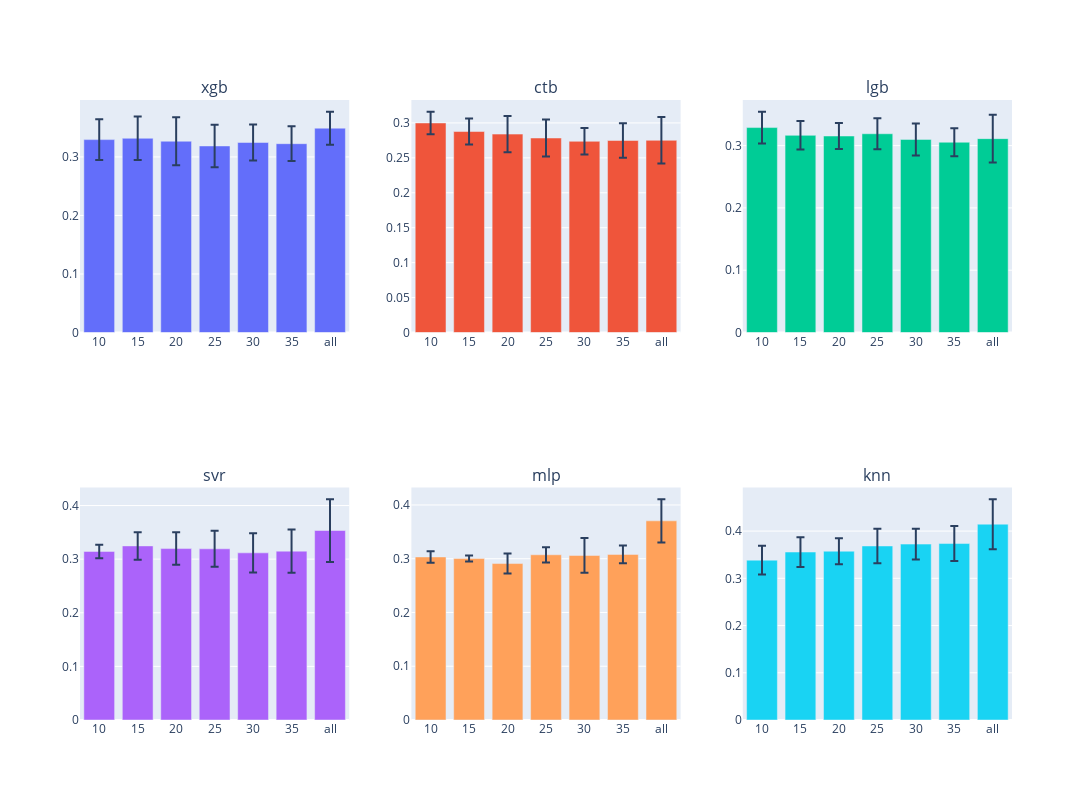

Source (notebook cell):
### Code cell
ft.plot_model_scores(scores, feature_numbers, 3)

### Figure 1 — Plotly figure (JSON) as saved in the notebook; plotly's stock layout.template omitted (floating-point values rounded to 4 significant figures)
{"data": [{"error_y": {"array": [0.03469, 0.03727, 0.04084, 0.03631, 0.03081, 0.02965, 0.02826], "type": "data"}, "name": "xgb", "type": "bar", "x": ["10", "15", "20", "25", "30", "35", "all"], "xaxis": "x", "y": [0.3296, 0.3319, 0.3268, 0.3187, 0.3247, 0.3226, 0.3491], "yaxis": "y"}, {"error_y": {"array": [0.01626, 0.01858, 0.02579, 0.02642, 0.01901, 0.02483, 0.03325], "type": "data"}, "name": "ctb", "type": "bar", "x": ["10", "15", "20", "25", "30", "35", "all"], "xaxis": "x2", "y": [0.2999, 0.2877, 0.284, 0.2784, 0.2737, 0.2749, 0.2751], "yaxis": "y2"}, {"error_y": {"array": [0.0256, 0.02289, 0.02094, 0.02471, 0.02567, 0.02247, 0.03834], "type": "data"}, "name": "lgb", "type": "bar", "x": ["10", "15", "20", "25", "30", "35", "all"], "xaxis": "x3", "y": [0.3289, 0.3164, 0.3154, 0.319, 0.3099, 0.3054, 0.3111], "yaxis": "y3"}, {"error_y": {"array": [0.01256, 0.02565, 0.03038, 0.03353, 0.03651, 0.04031, 0.05854], "type": "data"}, "name": "svr", "type": "bar", "x": ["10", "15", "20", "25", "30", "35", "all"], "xaxis": "x4", "y": [0.3144, 0.3247, 0.3197, 0.3193, 0.3118, 0.3149, 0.3534], "yaxis": "y4"}, {"error_y": {"array": [0.0108, 0.005617, 0.01852, 0.01416, 0.03236, 0.01651, 0.04038], "type": "data"}, "name": "mlp", "type": "bar", "x": ["10", "15", "20", "25", "30", "35", "all"], "xaxis": "x5", "y": [0.3033, 0.3003, 0.291, 0.3073, 0.3061, 0.308, 0.3705], "yaxis": "y5"}, {"error_y": {"array": [0.03042, 0.03154, 0.02763, 0.03648, 0.0327, 0.03714, 0.05303], "type": "data"}, "name": "knn", "type": "bar", "x": ["10", "15", "20", "25", "30", "35", "all"], "xaxis": "x6", "y": [0.3385, 0.3557, 0.3575, 0.3685, 0.3725, 0.3736, 0.4147], "yaxis": "y6"}], "layout": {"annotations": [{"font": {"size": 16}, "showarrow": false, "text": "xgb", "x": 0.1444, "xanchor": "center", "xref": "paper", "y": 1, "yanchor": "bottom", "yref": "paper"}, {"font": {"size": 16}, "showarrow": false, "text": "ctb", "x": 0.5, "xanchor": "center", "xref": "paper", "y": 1, "yanchor": "bottom", "yref": "paper"}, {"font": {"size": 16}, "showarrow": false, "text": "lgb", "x": 0.8556, "xanchor": "center", "xref": "paper", "y": 1, "yanchor": "bottom", "yref": "paper"}, {"font": {"size": 16}, "showarrow": false, "text": "svr", "x": 0.1444, "xanchor": "center", "xref": "paper", "y": 0.375, "yanchor": "bottom", "yref": "paper"}, {"font": {"size": 16}, "showarrow": false, "text": "mlp", "x": 0.5, "xanchor": "center", "xref": "paper", "y": 0.375, "yanchor": "bottom", "yref": "paper"}, {"font": {"size": 16}, "showarrow": false, "text": "knn", "x": 0.8556, "xanchor": "center", "xref": "paper", "y": 0.375, "yanchor": "bottom", "yref": "paper"}], "height": 800, "showlegend": false, "width": 1500, "xaxis": {"anchor": "y", "domain": [0, 0.2889]}, "xaxis2": {"anchor": "y2", "domain": [0.3556, 0.6444]}, "xaxis3": {"anchor": "y3", "domain": [0.7111, 1]}, "xaxis4": {"anchor": "y4", "domain": [0, 0.2889]}, "xaxis5": {"anchor": "y5", "domain": [0.3556, 0.6444]}, "xaxis6": {"anchor": "y6", "domain": [0.7111, 1]}, "yaxis": {"anchor": "x", "domain": [0.625, 1]}, "yaxis2": {"anchor": "x2", "domain": [0.625, 1]}, "yaxis3": {"anchor": "x3", "domain": [0.625, 1]}, "yaxis4": {"anchor": "x4", "domain": [0, 0.375]}, "yaxis5": {"anchor": "x5", "domain": [0, 0.375]}, "yaxis6": {"anchor": "x6", "domain": [0, 0.375]}}}
